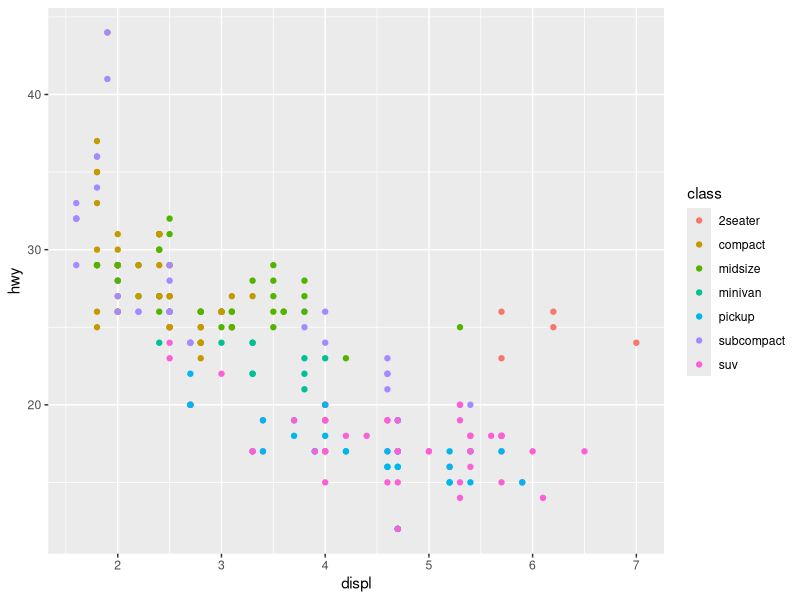
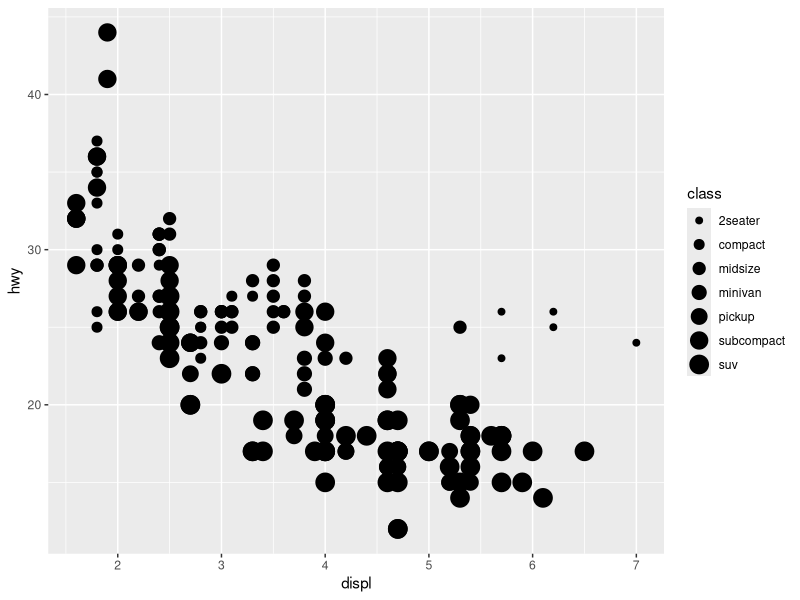
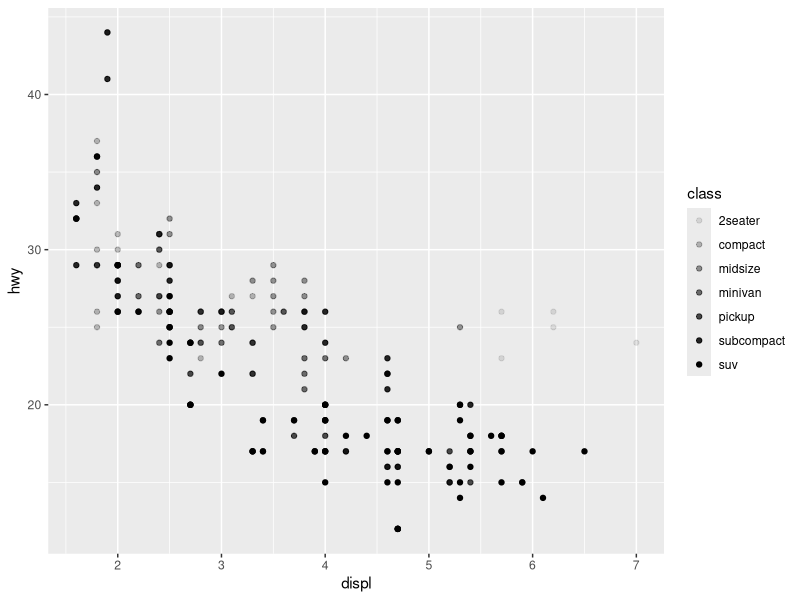
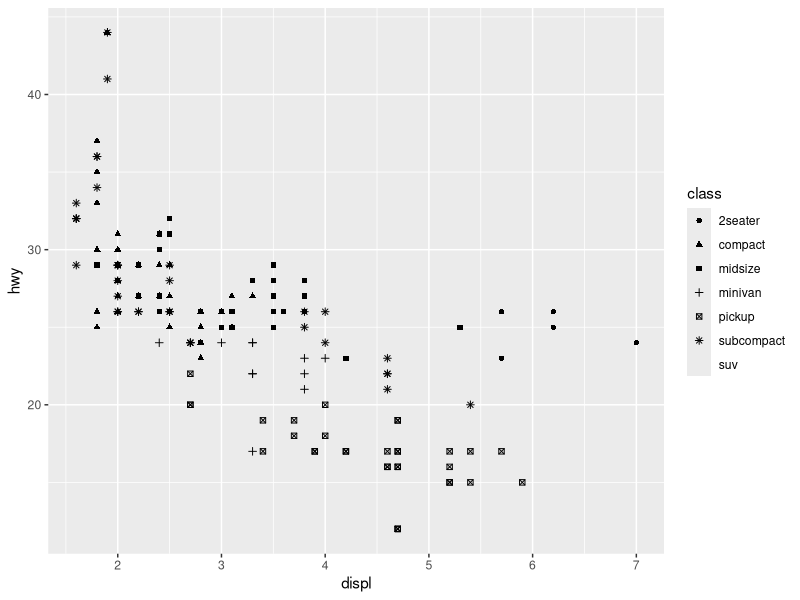
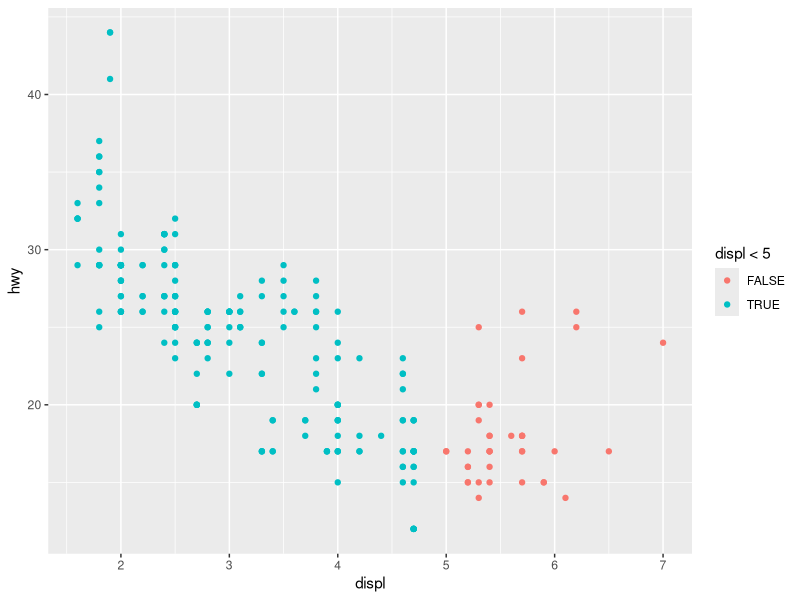

Here is the R script that generated these plots, in order:
library(ggplot2)
library(tidyverse)
?geom_point
view(mpg)
ggplot(data = mpg) + 
  geom_point(mapping = aes(x=displ, y =hwy,color = class))

ggplot(data = mpg) + 
  geom_point(mapping = aes(x=displ, y =hwy,size = class))

ggplot(data = mpg) + 
  geom_point(mapping = aes(x=displ, y =hwy,alpha = class))

ggplot(data = mpg) + 
  geom_point(mapping = aes(x=displ, y =hwy,shape = class))


ggplot(data = mpg) + 
  geom_point(mapping = aes(x=displ, y =hwy,color = displ <5))
